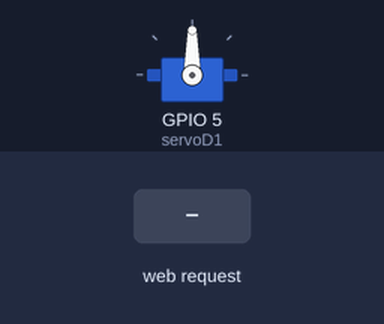
The sketch below on a simulated ESP8266 (NodeMCU). Shown: servo. The inputs (shaded band) are chosen by the test bench. WiFi joins after 1.5 s; servers stay silent unless stated; what the sketch prints to the serial monitor is not drawn.

Above: at 2.7 s.
2.8 s: HTTP request GET /abrir received
At 5.92 s:
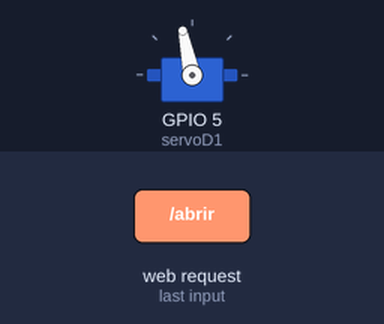
At 10.42 s:
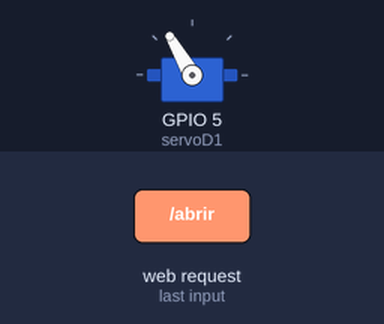
Timing chart, 0 to 17.0 s (numbered marks = the images above; inputs shaded):
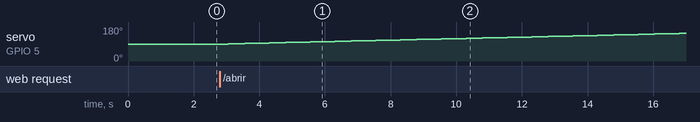

Measured:
- after the input at 2.8 s, servo on GPIO 5 (servoD1): moves from 90° to 146° over 13.8 s, starting after 0.25 s

The sketch:

cancela_wifi.ino
```cpp
#include <ESP8266WiFi.h>
#include <ESP8266WebServer.h>
#include "Servo.h"

const char* ssid = "nome_wifi";
const char* password = "senha_wifi";

Servo servoD1;
ESP8266WebServer server(80);

void setup() {
  Serial.begin(115200);
  delay(10);

  Serial.println("");
  Serial.print("Conectando a ");
  Serial.print(ssid);

  servoD1.attach(5);
  WiFi.begin(ssid, password);

  while (WiFi.status() != WL_CONNECTED) {
    delay(500);
    Serial.print(".");
  }

  Serial.println("");
  Serial.print("Conectado a rede sem fio ");
  Serial.println(ssid);

  server.on("/abrir",  HTTP_GET, abrir);
  server.on("/fechar", HTTP_GET, fechar);
  server.on("/status", HTTP_GET, status);
  server.begin();

  Serial.print("http://");
  Serial.println(WiFi.localIP());
}

void status(){
  String status = "fechada";
  int angulo = servoD1.read();
  if(angulo > 170){
    status = "aberta";
  }
 server.send(200, "text/json", "{\"status\": \""+status+"\"}");
}

void abrir(){
  for(int angulo = servoD1.read(); angulo<180; angulo+=1){
    servoD1.write(angulo);
    delay(250);
  }
  server.send(200, "text/json", "{\"status\": \"aberta com sucesso\"}");
}

void fechar(){
  for(int angulo = servoD1.read(); angulo>20; angulo-=1){
    servoD1.write(angulo);
    delay(150);
  }
  server.send(200, "text/json", "{\"status\": \"fechada com sucesso\"}");
}


void loop() {
  server.handleClient();

  delay(1);
}
```
